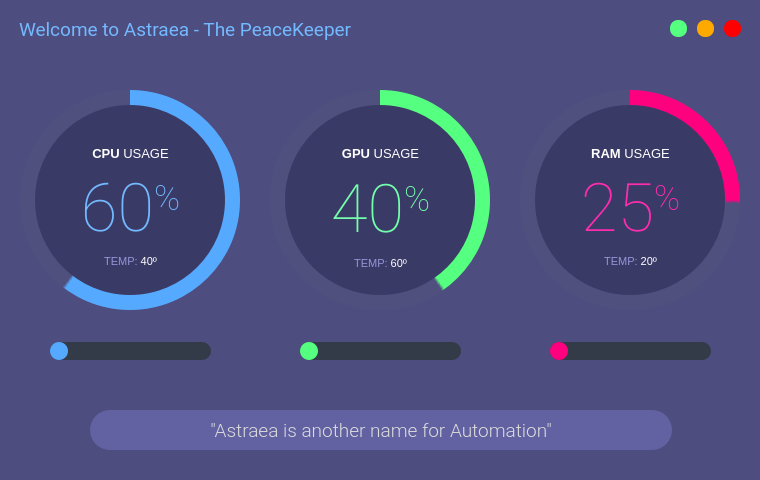
<?xml version="1.0" encoding="UTF-8"?>
<ui version="4.0">
 <class>MainWindow</class>
 <widget class="QMainWindow" name="MainWindow">
  <property name="geometry">
   <rect>
    <x>0</x>
    <y>0</y>
    <width>760</width>
    <height>480</height>
   </rect>
  </property>
  <property name="minimumSize">
   <size>
    <width>760</width>
    <height>480</height>
   </size>
  </property>
  <property name="maximumSize">
   <size>
    <width>760</width>
    <height>480</height>
   </size>
  </property>
  <property name="windowTitle">
   <string>MainWindow</string>
  </property>
  <property name="styleSheet">
   <string notr="true">background-color: rgb(77, 77, 127);</string>
  </property>
  <widget class="QWidget" name="centralwidget">
   <widget class="QFrame" name="circularProgressBar_Main">
    <property name="geometry">
     <rect>
      <x>10</x>
      <y>80</y>
      <width>240</width>
      <height>240</height>
     </rect>
    </property>
    <property name="styleSheet">
     <string notr="true">background-color: none;</string>
    </property>
    <property name="frameShape">
     <enum>QFrame::NoFrame</enum>
    </property>
    <property name="frameShadow">
     <enum>QFrame::Raised</enum>
    </property>
    <widget class="QFrame" name="circularProgressCPU">
     <property name="geometry">
      <rect>
       <x>10</x>
       <y>10</y>
       <width>220</width>
       <height>220</height>
      </rect>
     </property>
     <property name="styleSheet">
      <string notr="true">QFrame{
	border-radius: 110px;	
	background-color: qconicalgradient(cx:0.5, cy:0.5, angle:90, stop:0.400 rgba(85, 170, 255, 255), stop:0.395 rgba(255, 255, 255, 0));
}</string>
     </property>
     <property name="frameShape">
      <enum>QFrame::StyledPanel</enum>
     </property>
     <property name="frameShadow">
      <enum>QFrame::Raised</enum>
     </property>
    </widget>
    <widget class="QFrame" name="circularBg">
     <property name="geometry">
      <rect>
       <x>10</x>
       <y>10</y>
       <width>220</width>
       <height>220</height>
      </rect>
     </property>
     <property name="styleSheet">
      <string notr="true">QFrame{
	border-radius: 110px;	
	background-color: rgba(85, 85, 127, 100);
}</string>
     </property>
     <property name="frameShape">
      <enum>QFrame::StyledPanel</enum>
     </property>
     <property name="frameShadow">
      <enum>QFrame::Raised</enum>
     </property>
    </widget>
    <widget class="QFrame" name="circularContainer">
     <property name="geometry">
      <rect>
       <x>25</x>
       <y>25</y>
       <width>190</width>
       <height>190</height>
      </rect>
     </property>
     <property name="baseSize">
      <size>
       <width>0</width>
       <height>0</height>
      </size>
     </property>
     <property name="styleSheet">
      <string notr="true">QFrame{
	border-radius: 95px;	
	background-color: rgb(58, 58, 102);
}</string>
     </property>
     <property name="frameShape">
      <enum>QFrame::StyledPanel</enum>
     </property>
     <property name="frameShadow">
      <enum>QFrame::Raised</enum>
     </property>
     <widget class="QWidget" name="layoutWidget">
      <property name="geometry">
       <rect>
        <x>10</x>
        <y>40</y>
        <width>171</width>
        <height>125</height>
       </rect>
      </property>
      <layout class="QGridLayout" name="infoLayout">
       <item row="0" column="0">
        <widget class="QLabel" name="labelAplicationName">
         <property name="font">
          <font>
           <family>Segoe UI</family>
           <pointsize>10</pointsize>
          </font>
         </property>
         <property name="styleSheet">
          <string notr="true">color: #FFFFFF; background-color: none;</string>
         </property>
         <property name="text">
          <string>&lt;strong&gt;CPU&lt;/strong&gt; USAGE</string>
         </property>
         <property name="alignment">
          <set>Qt::AlignCenter</set>
         </property>
        </widget>
       </item>
       <item row="1" column="0">
        <widget class="QLabel" name="labelPercentageCPU">
         <property name="font">
          <font>
           <family>Roboto Thin</family>
           <pointsize>30</pointsize>
          </font>
         </property>
         <property name="styleSheet">
          <string notr="true">color: rgb(115, 185, 255); padding: 0px; background-color: none;</string>
         </property>
         <property name="text">
          <string>&lt;p align=&quot;center&quot;&gt;&lt;span style=&quot; font-size:50pt;&quot;&gt;60&lt;/span&gt;&lt;span style=&quot; font-size:40pt; vertical-align:super;&quot;&gt;%&lt;/span&gt;&lt;/p&gt;</string>
         </property>
         <property name="alignment">
          <set>Qt::AlignCenter</set>
         </property>
         <property name="indent">
          <number>-1</number>
         </property>
        </widget>
       </item>
       <item row="2" column="0">
        <widget class="QLabel" name="labelCredits">
         <property name="font">
          <font>
           <family>Segoe UI</family>
           <pointsize>8</pointsize>
          </font>
         </property>
         <property name="styleSheet">
          <string notr="true">color: rgb(148, 148, 216); background-color: none;</string>
         </property>
         <property name="text">
          <string>&lt;html&gt;&lt;head/&gt;&lt;body&gt;&lt;p&gt;TEMP: &lt;span style=&quot; color:#ffffff;&quot;&gt;40º&lt;/span&gt;&lt;/p&gt;&lt;/body&gt;&lt;/html&gt;</string>
         </property>
         <property name="alignment">
          <set>Qt::AlignCenter</set>
         </property>
        </widget>
       </item>
      </layout>
     </widget>
    </widget>
    <zorder>circularBg</zorder>
    <zorder>circularProgressCPU</zorder>
    <zorder>circularContainer</zorder>
   </widget>
   <widget class="QFrame" name="circularProgressBar_Main_2">
    <property name="geometry">
     <rect>
      <x>260</x>
      <y>80</y>
      <width>240</width>
      <height>240</height>
     </rect>
    </property>
    <property name="styleSheet">
     <string notr="true">background-color: none;</string>
    </property>
    <property name="frameShape">
     <enum>QFrame::NoFrame</enum>
    </property>
    <property name="frameShadow">
     <enum>QFrame::Raised</enum>
    </property>
    <widget class="QFrame" name="circularProgressGPU">
     <property name="geometry">
      <rect>
       <x>10</x>
       <y>10</y>
       <width>220</width>
       <height>220</height>
      </rect>
     </property>
     <property name="styleSheet">
      <string notr="true">QFrame{
	border-radius: 110px;	
	background-color: qconicalgradient(cx:0.5, cy:0.5, angle:90, stop:0.600 rgba(85, 255, 127, 255), stop:0.595 rgba(255, 255, 255, 0));
}</string>
     </property>
     <property name="frameShape">
      <enum>QFrame::StyledPanel</enum>
     </property>
     <property name="frameShadow">
      <enum>QFrame::Raised</enum>
     </property>
    </widget>
    <widget class="QFrame" name="circularBg_2">
     <property name="geometry">
      <rect>
       <x>10</x>
       <y>10</y>
       <width>220</width>
       <height>220</height>
      </rect>
     </property>
     <property name="styleSheet">
      <string notr="true">QFrame{
	border-radius: 110px;	
	background-color: rgba(85, 85, 127, 100);
}</string>
     </property>
     <property name="frameShape">
      <enum>QFrame::StyledPanel</enum>
     </property>
     <property name="frameShadow">
      <enum>QFrame::Raised</enum>
     </property>
    </widget>
    <widget class="QFrame" name="circularContainer_2">
     <property name="geometry">
      <rect>
       <x>25</x>
       <y>25</y>
       <width>190</width>
       <height>190</height>
      </rect>
     </property>
     <property name="baseSize">
      <size>
       <width>0</width>
       <height>0</height>
      </size>
     </property>
     <property name="styleSheet">
      <string notr="true">QFrame{
	border-radius: 95px;	
	background-color: rgb(58, 58, 102);
}</string>
     </property>
     <property name="frameShape">
      <enum>QFrame::StyledPanel</enum>
     </property>
     <property name="frameShadow">
      <enum>QFrame::Raised</enum>
     </property>
     <widget class="QWidget" name="layoutWidget_2">
      <property name="geometry">
       <rect>
        <x>10</x>
        <y>40</y>
        <width>171</width>
        <height>127</height>
       </rect>
      </property>
      <layout class="QGridLayout" name="infoLayout_2">
       <item row="0" column="0">
        <widget class="QLabel" name="labelAplicationName_2">
         <property name="font">
          <font>
           <family>Segoe UI</family>
           <pointsize>10</pointsize>
          </font>
         </property>
         <property name="styleSheet">
          <string notr="true">color: #FFFFFF; background-color: none;</string>
         </property>
         <property name="text">
          <string>&lt;strong&gt;GPU&lt;/strong&gt; USAGE</string>
         </property>
         <property name="alignment">
          <set>Qt::AlignCenter</set>
         </property>
        </widget>
       </item>
       <item row="1" column="0">
        <widget class="QLabel" name="labelPercentageGPU">
         <property name="font">
          <font>
           <family>Roboto Thin</family>
           <pointsize>30</pointsize>
          </font>
         </property>
         <property name="styleSheet">
          <string notr="true">color: rgb(115, 255, 171); padding: 0px; background-color: none;</string>
         </property>
         <property name="text">
          <string>&lt;p align=&quot;center&quot;&gt;&lt;span style=&quot; font-size:50pt;&quot;&gt;40&lt;/span&gt;&lt;span style=&quot; font-size:40pt; vertical-align:super;&quot;&gt;%&lt;/span&gt;&lt;/p&gt;</string>
         </property>
         <property name="alignment">
          <set>Qt::AlignCenter</set>
         </property>
         <property name="indent">
          <number>-1</number>
         </property>
        </widget>
       </item>
       <item row="2" column="0">
        <widget class="QLabel" name="labelCredits_2">
         <property name="font">
          <font>
           <family>Segoe UI</family>
           <pointsize>8</pointsize>
          </font>
         </property>
         <property name="styleSheet">
          <string notr="true">color: rgb(148, 148, 216); background-color: none;</string>
         </property>
         <property name="text">
          <string>&lt;html&gt;&lt;head/&gt;&lt;body&gt;&lt;p&gt;TEMP: &lt;span style=&quot; color:#ffffff;&quot;&gt;60º&lt;/span&gt;&lt;/p&gt;&lt;/body&gt;&lt;/html&gt;</string>
         </property>
         <property name="alignment">
          <set>Qt::AlignCenter</set>
         </property>
        </widget>
       </item>
      </layout>
     </widget>
    </widget>
    <zorder>circularBg_2</zorder>
    <zorder>circularProgressGPU</zorder>
    <zorder>circularContainer_2</zorder>
   </widget>
   <widget class="QFrame" name="circularProgressBar_Main_3">
    <property name="geometry">
     <rect>
      <x>510</x>
      <y>80</y>
      <width>240</width>
      <height>240</height>
     </rect>
    </property>
    <property name="styleSheet">
     <string notr="true">background-color: none;</string>
    </property>
    <property name="frameShape">
     <enum>QFrame::NoFrame</enum>
    </property>
    <property name="frameShadow">
     <enum>QFrame::Raised</enum>
    </property>
    <widget class="QFrame" name="circularProgressRAM">
     <property name="geometry">
      <rect>
       <x>10</x>
       <y>10</y>
       <width>220</width>
       <height>220</height>
      </rect>
     </property>
     <property name="styleSheet">
      <string notr="true">QFrame{
	border-radius: 110px;	
	background-color: qconicalgradient(cx:0.5, cy:0.5, angle:90, stop:0.750 rgba(255, 0, 127, 255), stop:0.745 rgba(255, 255, 255, 0));
}</string>
     </property>
     <property name="frameShape">
      <enum>QFrame::StyledPanel</enum>
     </property>
     <property name="frameShadow">
      <enum>QFrame::Raised</enum>
     </property>
    </widget>
    <widget class="QFrame" name="circularBg_3">
     <property name="geometry">
      <rect>
       <x>10</x>
       <y>10</y>
       <width>220</width>
       <height>220</height>
      </rect>
     </property>
     <property name="styleSheet">
      <string notr="true">QFrame{
	border-radius: 110px;	
	background-color: rgba(85, 85, 127, 100);
}</string>
     </property>
     <property name="frameShape">
      <enum>QFrame::StyledPanel</enum>
     </property>
     <property name="frameShadow">
      <enum>QFrame::Raised</enum>
     </property>
    </widget>
    <widget class="QFrame" name="circularContainer_3">
     <property name="geometry">
      <rect>
       <x>25</x>
       <y>25</y>
       <width>190</width>
       <height>190</height>
      </rect>
     </property>
     <property name="baseSize">
      <size>
       <width>0</width>
       <height>0</height>
      </size>
     </property>
     <property name="styleSheet">
      <string notr="true">QFrame{
	border-radius: 95px;	
	background-color: rgb(58, 58, 102);
}</string>
     </property>
     <property name="frameShape">
      <enum>QFrame::StyledPanel</enum>
     </property>
     <property name="frameShadow">
      <enum>QFrame::Raised</enum>
     </property>
     <widget class="QWidget" name="layoutWidget_3">
      <property name="geometry">
       <rect>
        <x>10</x>
        <y>40</y>
        <width>171</width>
        <height>125</height>
       </rect>
      </property>
      <layout class="QGridLayout" name="infoLayout_3">
       <item row="0" column="0">
        <widget class="QLabel" name="labelAplicationName_3">
         <property name="font">
          <font>
           <family>Segoe UI</family>
           <pointsize>10</pointsize>
          </font>
         </property>
         <property name="styleSheet">
          <string notr="true">color: #FFFFFF; background-color: none;</string>
         </property>
         <property name="text">
          <string>&lt;strong&gt;RAM&lt;/strong&gt; USAGE</string>
         </property>
         <property name="alignment">
          <set>Qt::AlignCenter</set>
         </property>
        </widget>
       </item>
       <item row="1" column="0">
        <widget class="QLabel" name="labelPercentageRAM">
         <property name="font">
          <font>
           <family>Roboto Thin</family>
           <pointsize>30</pointsize>
          </font>
         </property>
         <property name="styleSheet">
          <string notr="true">color: rgb(255, 44, 174); padding: 0px; background-color: none;</string>
         </property>
         <property name="text">
          <string>&lt;p align=&quot;center&quot;&gt;&lt;span style=&quot; font-size:50pt;&quot;&gt;25&lt;/span&gt;&lt;span style=&quot; font-size:40pt; vertical-align:super;&quot;&gt;%&lt;/span&gt;&lt;/p&gt;</string>
         </property>
         <property name="alignment">
          <set>Qt::AlignCenter</set>
         </property>
         <property name="indent">
          <number>-1</number>
         </property>
        </widget>
       </item>
       <item row="2" column="0">
        <widget class="QLabel" name="labelCredits_3">
         <property name="font">
          <font>
           <family>Segoe UI</family>
           <pointsize>8</pointsize>
          </font>
         </property>
         <property name="styleSheet">
          <string notr="true">color: rgb(148, 148, 216); background-color: none;</string>
         </property>
         <property name="text">
          <string>&lt;html&gt;&lt;head/&gt;&lt;body&gt;&lt;p&gt;TEMP: &lt;span style=&quot; color:#ffffff;&quot;&gt;20º&lt;/span&gt;&lt;/p&gt;&lt;/body&gt;&lt;/html&gt;</string>
         </property>
         <property name="alignment">
          <set>Qt::AlignCenter</set>
         </property>
        </widget>
       </item>
      </layout>
     </widget>
    </widget>
    <zorder>circularBg_3</zorder>
    <zorder>circularProgressRAM</zorder>
    <zorder>circularContainer_3</zorder>
   </widget>
   <widget class="QLabel" name="label_title">
    <property name="geometry">
     <rect>
      <x>19</x>
      <y>4</y>
      <width>641</width>
      <height>50</height>
     </rect>
    </property>
    <property name="font">
     <font>
      <family>Roboto</family>
      <pointsize>14</pointsize>
     </font>
    </property>
    <property name="styleSheet">
     <string notr="true">color: rgb(115, 185, 255); background-color: none;</string>
    </property>
    <property name="text">
     <string>Welcome to Astraea - The PeaceKeeper</string>
    </property>
   </widget>
   <widget class="QPushButton" name="btn_close">
    <property name="geometry">
     <rect>
      <x>724</x>
      <y>20</y>
      <width>17</width>
      <height>17</height>
     </rect>
    </property>
    <property name="minimumSize">
     <size>
      <width>16</width>
      <height>16</height>
     </size>
    </property>
    <property name="maximumSize">
     <size>
      <width>17</width>
      <height>17</height>
     </size>
    </property>
    <property name="toolTip">
     <string>Close</string>
    </property>
    <property name="styleSheet">
     <string notr="true">QPushButton {
	border: none;
	border-radius: 8px;		
	background-color: rgb(255, 0, 0);
}
QPushButton:hover {		
	background-color: rgba(255, 0, 0, 150);
}</string>
    </property>
    <property name="text">
     <string/>
    </property>
   </widget>
   <widget class="QLabel" name="label_13">
    <property name="geometry">
     <rect>
      <x>90</x>
      <y>410</y>
      <width>582</width>
      <height>40</height>
     </rect>
    </property>
    <property name="maximumSize">
     <size>
      <width>600</width>
      <height>40</height>
     </size>
    </property>
    <property name="font">
     <font>
      <family>Roboto Light</family>
      <pointsize>14</pointsize>
     </font>
    </property>
    <property name="styleSheet">
     <string notr="true">color: rgb(220, 220, 220);
background-color: rgb(98, 98, 162);
border-radius: 20px;</string>
    </property>
    <property name="text">
     <string>&quot;Astraea is another name for Automation&quot;</string>
    </property>
    <property name="alignment">
     <set>Qt::AlignCenter</set>
    </property>
   </widget>
   <widget class="QPushButton" name="btn_maximize">
    <property name="geometry">
     <rect>
      <x>670</x>
      <y>20</y>
      <width>17</width>
      <height>17</height>
     </rect>
    </property>
    <property name="minimumSize">
     <size>
      <width>16</width>
      <height>16</height>
     </size>
    </property>
    <property name="maximumSize">
     <size>
      <width>17</width>
      <height>17</height>
     </size>
    </property>
    <property name="toolTip">
     <string>Maximize</string>
    </property>
    <property name="styleSheet">
     <string notr="true">QPushButton {
	border: none;
	border-radius: 8px;	
	background-color: rgb(85, 255, 127);
}
QPushButton:hover {	
	background-color: rgba(85, 255, 127, 150);
}</string>
    </property>
    <property name="text">
     <string/>
    </property>
   </widget>
   <widget class="QPushButton" name="btn_minimize">
    <property name="geometry">
     <rect>
      <x>697</x>
      <y>20</y>
      <width>17</width>
      <height>17</height>
     </rect>
    </property>
    <property name="minimumSize">
     <size>
      <width>16</width>
      <height>16</height>
     </size>
    </property>
    <property name="maximumSize">
     <size>
      <width>17</width>
      <height>17</height>
     </size>
    </property>
    <property name="toolTip">
     <string>Minimize</string>
    </property>
    <property name="styleSheet">
     <string notr="true">QPushButton {
	border: none;
	border-radius: 8px;		
	background-color: rgb(255, 170, 0);
}
QPushButton:hover {	
	background-color: rgba(255, 170, 0, 150);
}</string>
    </property>
    <property name="text">
     <string/>
    </property>
   </widget>
   <widget class="QSlider" name="sliderCPU">
    <property name="geometry">
     <rect>
      <x>50</x>
      <y>340</y>
      <width>161</width>
      <height>22</height>
     </rect>
    </property>
    <property name="styleSheet">
     <string notr="true">/* SLIDERS */
QSlider::groove:horizontal {
    border-radius: 9px;
    height: 18px;
	margin: 0px;
	background-color: rgb(52, 59, 72);
}
QSlider::groove:horizontal:hover {
	background-color: rgb(55, 62, 76);
}
QSlider::handle:horizontal {
    background-color: rgb(85, 170, 255);
    border: none;
    height: 18px;
    width: 18px;
    margin: 0px;
	border-radius: 9px;
}
QSlider::handle:horizontal:hover {
    background-color: rgb(105, 180, 255);
}
QSlider::handle:horizontal:pressed {
    background-color: rgb(65, 130, 195);
}</string>
    </property>
    <property name="maximum">
     <number>100</number>
    </property>
    <property name="orientation">
     <enum>Qt::Horizontal</enum>
    </property>
   </widget>
   <widget class="QSlider" name="sliderGPU">
    <property name="geometry">
     <rect>
      <x>300</x>
      <y>340</y>
      <width>161</width>
      <height>22</height>
     </rect>
    </property>
    <property name="styleSheet">
     <string notr="true">/* SLIDERS */
QSlider::groove:horizontal {
    border-radius: 9px;
    height: 18px;
	margin: 0px;
	background-color: rgb(52, 59, 72);
}
QSlider::groove:horizontal:hover {
	background-color: rgb(55, 62, 76);
}
QSlider::handle:horizontal {
    background-color: rgb(85, 255, 127);
    border: none;
    height: 18px;
    width: 18px;
    margin: 0px;
	border-radius: 9px;
}
QSlider::handle:horizontal:hover {
    background-color: rgb(115, 255, 148);
}
QSlider::handle:horizontal:pressed {
    background-color: rgb(65, 195, 95);
}</string>
    </property>
    <property name="maximum">
     <number>100</number>
    </property>
    <property name="orientation">
     <enum>Qt::Horizontal</enum>
    </property>
   </widget>
   <widget class="QSlider" name="sliderRAM">
    <property name="geometry">
     <rect>
      <x>550</x>
      <y>340</y>
      <width>161</width>
      <height>22</height>
     </rect>
    </property>
    <property name="styleSheet">
     <string notr="true">/* SLIDERS */
QSlider::groove:horizontal {
    border-radius: 9px;
    height: 18px;
	margin: 0px;
	background-color: rgb(52, 59, 72);
}
QSlider::groove:horizontal:hover {
	background-color: rgb(55, 62, 76);
}
QSlider::handle:horizontal {
    background-color: rgb(255, 0, 127);
    border: none;
    height: 18px;
    width: 18px;
    margin: 0px;
	border-radius: 9px;
}
QSlider::handle:horizontal:hover {
    background-color: rgb(255, 55, 155);
}
QSlider::handle:horizontal:pressed {
    background-color: rgb(199, 0, 99);
}
</string>
    </property>
    <property name="maximum">
     <number>100</number>
    </property>
    <property name="orientation">
     <enum>Qt::Horizontal</enum>
    </property>
   </widget>
  </widget>
 </widget>
 <resources/>
 <connections/>
</ui>
